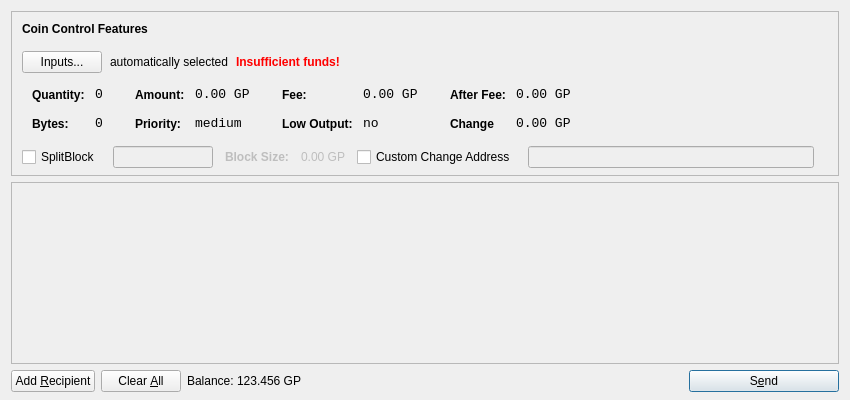
<?xml version="1.0" encoding="UTF-8"?>
<ui version="4.0">
 <class>SendCoinsDialog</class>
 <widget class="QDialog" name="SendCoinsDialog">
  <property name="geometry">
   <rect>
    <x>0</x>
    <y>0</y>
    <width>850</width>
    <height>400</height>
   </rect>
  </property>
  <property name="windowTitle">
   <string>Send Coins</string>
  </property>
  <layout class="QVBoxLayout" name="verticalLayout" stretch="0,1,0">
   <property name="bottomMargin">
    <number>8</number>
   </property>
   <item>
    <widget class="QFrame" name="frameCoinControl">
     <property name="sizePolicy">
      <sizepolicy hsizetype="Expanding" vsizetype="Expanding">
       <horstretch>0</horstretch>
       <verstretch>0</verstretch>
      </sizepolicy>
     </property>
     <property name="maximumSize">
      <size>
       <width>16777215</width>
       <height>16777215</height>
      </size>
     </property>
     <property name="frameShape">
      <enum>QFrame::StyledPanel</enum>
     </property>
     <property name="frameShadow">
      <enum>QFrame::Sunken</enum>
     </property>
     <layout class="QVBoxLayout" name="verticalLayoutCoinControl2">
      <property name="spacing">
       <number>-1</number>
      </property>
      <property name="leftMargin">
       <number>0</number>
      </property>
      <property name="topMargin">
       <number>0</number>
      </property>
      <property name="rightMargin">
       <number>0</number>
      </property>
      <property name="bottomMargin">
       <number>6</number>
      </property>
      <item>
       <layout class="QVBoxLayout" name="verticalLayoutCoinControl" stretch="0,0,0,0,1">
        <property name="spacing">
         <number>0</number>
        </property>
        <property name="leftMargin">
         <number>10</number>
        </property>
        <property name="topMargin">
         <number>10</number>
        </property>
        <item>
         <layout class="QHBoxLayout" name="horizontalLayoutCoinControl1">
          <property name="bottomMargin">
           <number>15</number>
          </property>
          <item>
           <widget class="QLabel" name="labelCoinControlFeatures">
            <property name="sizePolicy">
             <sizepolicy hsizetype="Preferred" vsizetype="Maximum">
              <horstretch>0</horstretch>
              <verstretch>0</verstretch>
             </sizepolicy>
            </property>
            <property name="font">
             <font>
              <weight>75</weight>
              <bold>true</bold>
             </font>
            </property>
            <property name="styleSheet">
             <string notr="true">font-weight:bold;</string>
            </property>
            <property name="text">
             <string>Coin Control Features</string>
            </property>
           </widget>
          </item>
         </layout>
        </item>
        <item>
         <layout class="QHBoxLayout" name="horizontalLayoutCoinControl2" stretch="0,0,0,0">
          <property name="spacing">
           <number>8</number>
          </property>
          <property name="bottomMargin">
           <number>10</number>
          </property>
          <item>
           <widget class="QPushButton" name="pushButtonCoinControl">
            <property name="styleSheet">
             <string notr="true"/>
            </property>
            <property name="text">
             <string>Inputs...</string>
            </property>
           </widget>
          </item>
          <item>
           <widget class="QLabel" name="labelCoinControlAutomaticallySelected">
            <property name="text">
             <string>automatically selected</string>
            </property>
            <property name="margin">
             <number>5</number>
            </property>
           </widget>
          </item>
          <item>
           <widget class="QLabel" name="labelCoinControlInsuffFunds">
            <property name="font">
             <font>
              <weight>75</weight>
              <bold>true</bold>
             </font>
            </property>
            <property name="styleSheet">
             <string notr="true">color:red;font-weight:bold;</string>
            </property>
            <property name="text">
             <string>Insufficient funds!</string>
            </property>
            <property name="margin">
             <number>5</number>
            </property>
           </widget>
          </item>
          <item>
           <spacer name="horizontalSpacerCoinControl">
            <property name="orientation">
             <enum>Qt::Horizontal</enum>
            </property>
            <property name="sizeHint" stdset="0">
             <size>
              <width>40</width>
              <height>1</height>
             </size>
            </property>
           </spacer>
          </item>
         </layout>
        </item>
        <item>
         <widget class="QWidget" name="widgetCoinControl" native="true">
          <property name="sizePolicy">
           <sizepolicy hsizetype="Preferred" vsizetype="Preferred">
            <horstretch>0</horstretch>
            <verstretch>0</verstretch>
           </sizepolicy>
          </property>
          <property name="minimumSize">
           <size>
            <width>0</width>
            <height>0</height>
           </size>
          </property>
          <property name="styleSheet">
           <string notr="true"/>
          </property>
          <layout class="QHBoxLayout" name="horizontalLayoutCoinControl5">
           <property name="margin">
            <number>0</number>
           </property>
           <item>
            <layout class="QHBoxLayout" name="horizontalLayoutCoinControl3" stretch="0,0,0,1">
             <property name="spacing">
              <number>20</number>
             </property>
             <property name="topMargin">
              <number>0</number>
             </property>
             <property name="bottomMargin">
              <number>10</number>
             </property>
             <item>
              <layout class="QFormLayout" name="formLayoutCoinControl1">
               <property name="horizontalSpacing">
                <number>10</number>
               </property>
               <property name="verticalSpacing">
                <number>14</number>
               </property>
               <property name="leftMargin">
                <number>10</number>
               </property>
               <property name="topMargin">
                <number>4</number>
               </property>
               <property name="rightMargin">
                <number>6</number>
               </property>
               <item row="0" column="0">
                <widget class="QLabel" name="labelCoinControlQuantityText">
                 <property name="styleSheet">
                  <string notr="true">font-weight:bold;</string>
                 </property>
                 <property name="text">
                  <string>Quantity:</string>
                 </property>
                 <property name="margin">
                  <number>0</number>
                 </property>
                </widget>
               </item>
               <item row="0" column="1">
                <widget class="QLabel" name="labelCoinControlQuantity">
                 <property name="font">
                  <font>
                   <family>Monospace</family>
                   <pointsize>10</pointsize>
                  </font>
                 </property>
                 <property name="cursor">
                  <cursorShape>IBeamCursor</cursorShape>
                 </property>
                 <property name="contextMenuPolicy">
                  <enum>Qt::ActionsContextMenu</enum>
                 </property>
                 <property name="text">
                  <string>0</string>
                 </property>
                 <property name="margin">
                  <number>0</number>
                 </property>
                 <property name="textInteractionFlags">
                  <set>Qt::LinksAccessibleByMouse|Qt::TextSelectableByKeyboard|Qt::TextSelectableByMouse</set>
                 </property>
                </widget>
               </item>
               <item row="1" column="0">
                <widget class="QLabel" name="labelCoinControlBytesText">
                 <property name="styleSheet">
                  <string notr="true">font-weight:bold;</string>
                 </property>
                 <property name="text">
                  <string>Bytes:</string>
                 </property>
                </widget>
               </item>
               <item row="1" column="1">
                <widget class="QLabel" name="labelCoinControlBytes">
                 <property name="font">
                  <font>
                   <family>Monospace</family>
                   <pointsize>10</pointsize>
                  </font>
                 </property>
                 <property name="cursor">
                  <cursorShape>IBeamCursor</cursorShape>
                 </property>
                 <property name="contextMenuPolicy">
                  <enum>Qt::ActionsContextMenu</enum>
                 </property>
                 <property name="text">
                  <string>0</string>
                 </property>
                 <property name="textInteractionFlags">
                  <set>Qt::LinksAccessibleByMouse|Qt::TextSelectableByKeyboard|Qt::TextSelectableByMouse</set>
                 </property>
                </widget>
               </item>
              </layout>
             </item>
             <item>
              <layout class="QFormLayout" name="formLayoutCoinControl2">
               <property name="horizontalSpacing">
                <number>10</number>
               </property>
               <property name="verticalSpacing">
                <number>14</number>
               </property>
               <property name="leftMargin">
                <number>6</number>
               </property>
               <property name="topMargin">
                <number>4</number>
               </property>
               <property name="rightMargin">
                <number>6</number>
               </property>
               <item row="0" column="0">
                <widget class="QLabel" name="labelCoinControlAmountText">
                 <property name="styleSheet">
                  <string notr="true">font-weight:bold;</string>
                 </property>
                 <property name="text">
                  <string>Amount:</string>
                 </property>
                 <property name="margin">
                  <number>0</number>
                 </property>
                </widget>
               </item>
               <item row="0" column="1">
                <widget class="QLabel" name="labelCoinControlAmount">
                 <property name="font">
                  <font>
                   <family>Monospace</family>
                   <pointsize>10</pointsize>
                  </font>
                 </property>
                 <property name="cursor">
                  <cursorShape>IBeamCursor</cursorShape>
                 </property>
                 <property name="contextMenuPolicy">
                  <enum>Qt::ActionsContextMenu</enum>
                 </property>
                 <property name="text">
                  <string>0.00 GP</string>
                 </property>
                 <property name="textInteractionFlags">
                  <set>Qt::LinksAccessibleByMouse|Qt::TextSelectableByKeyboard|Qt::TextSelectableByMouse</set>
                 </property>
                </widget>
               </item>
               <item row="1" column="0">
                <widget class="QLabel" name="labelCoinControlPriorityText">
                 <property name="styleSheet">
                  <string notr="true">font-weight:bold;</string>
                 </property>
                 <property name="text">
                  <string>Priority:</string>
                 </property>
                </widget>
               </item>
               <item row="1" column="1">
                <widget class="QLabel" name="labelCoinControlPriority">
                 <property name="font">
                  <font>
                   <family>Monospace</family>
                   <pointsize>10</pointsize>
                  </font>
                 </property>
                 <property name="cursor">
                  <cursorShape>IBeamCursor</cursorShape>
                 </property>
                 <property name="contextMenuPolicy">
                  <enum>Qt::ActionsContextMenu</enum>
                 </property>
                 <property name="text">
                  <string>medium</string>
                 </property>
                 <property name="textInteractionFlags">
                  <set>Qt::LinksAccessibleByMouse|Qt::TextSelectableByKeyboard|Qt::TextSelectableByMouse</set>
                 </property>
                </widget>
               </item>
              </layout>
             </item>
             <item>
              <layout class="QFormLayout" name="formLayoutCoinControl3">
               <property name="horizontalSpacing">
                <number>10</number>
               </property>
               <property name="verticalSpacing">
                <number>14</number>
               </property>
               <property name="leftMargin">
                <number>6</number>
               </property>
               <property name="topMargin">
                <number>4</number>
               </property>
               <property name="rightMargin">
                <number>6</number>
               </property>
               <item row="0" column="0">
                <widget class="QLabel" name="labelCoinControlFeeText">
                 <property name="styleSheet">
                  <string notr="true">font-weight:bold;</string>
                 </property>
                 <property name="text">
                  <string>Fee:</string>
                 </property>
                 <property name="margin">
                  <number>0</number>
                 </property>
                </widget>
               </item>
               <item row="0" column="1">
                <widget class="QLabel" name="labelCoinControlFee">
                 <property name="font">
                  <font>
                   <family>Monospace</family>
                   <pointsize>10</pointsize>
                  </font>
                 </property>
                 <property name="cursor">
                  <cursorShape>IBeamCursor</cursorShape>
                 </property>
                 <property name="contextMenuPolicy">
                  <enum>Qt::ActionsContextMenu</enum>
                 </property>
                 <property name="text">
                  <string>0.00 GP</string>
                 </property>
                 <property name="textInteractionFlags">
                  <set>Qt::LinksAccessibleByMouse|Qt::TextSelectableByKeyboard|Qt::TextSelectableByMouse</set>
                 </property>
                </widget>
               </item>
               <item row="1" column="0">
                <widget class="QLabel" name="labelCoinControlLowOutputText">
                 <property name="styleSheet">
                  <string notr="true">font-weight:bold;</string>
                 </property>
                 <property name="text">
                  <string>Low Output:</string>
                 </property>
                </widget>
               </item>
               <item row="1" column="1">
                <widget class="QLabel" name="labelCoinControlLowOutput">
                 <property name="font">
                  <font>
                   <family>Monospace</family>
                   <pointsize>10</pointsize>
                  </font>
                 </property>
                 <property name="cursor">
                  <cursorShape>IBeamCursor</cursorShape>
                 </property>
                 <property name="contextMenuPolicy">
                  <enum>Qt::ActionsContextMenu</enum>
                 </property>
                 <property name="text">
                  <string>no</string>
                 </property>
                 <property name="textInteractionFlags">
                  <set>Qt::LinksAccessibleByMouse|Qt::TextSelectableByKeyboard|Qt::TextSelectableByMouse</set>
                 </property>
                </widget>
               </item>
              </layout>
             </item>
             <item>
              <layout class="QFormLayout" name="formLayoutCoinControl4">
			   <property name="fieldGrowthPolicy">
			  	<enum>QFormLayout::AllNonFixedFieldsGrow</enum>
			   </property>
               <property name="horizontalSpacing">
                <number>10</number>
               </property>
               <property name="verticalSpacing">
                <number>14</number>
               </property>
               <property name="leftMargin">
                <number>6</number>
               </property>
               <property name="topMargin">
                <number>4</number>
               </property>
               <property name="rightMargin">
                <number>6</number>
               </property>
               <item row="0" column="0">
                <widget class="QLabel" name="labelCoinControlAfterFeeText">
                 <property name="styleSheet">
                  <string notr="true">font-weight:bold;</string>
                 </property>
                 <property name="text">
                  <string>After Fee:</string>
                 </property>
                 <property name="margin">
                  <number>0</number>
                 </property>
                </widget>
               </item>
               <item row="0" column="1">
                <widget class="QLabel" name="labelCoinControlAfterFee">
                 <property name="font">
                  <font>
                   <family>Monospace</family>
                   <pointsize>10</pointsize>
                  </font>
                 </property>
                 <property name="cursor">
                  <cursorShape>IBeamCursor</cursorShape>
                 </property>
                 <property name="contextMenuPolicy">
                  <enum>Qt::ActionsContextMenu</enum>
                 </property>
                 <property name="text">
                  <string>0.00 GP</string>
                 </property>
                 <property name="textInteractionFlags">
                  <set>Qt::LinksAccessibleByMouse|Qt::TextSelectableByKeyboard|Qt::TextSelectableByMouse</set>
                 </property>
                </widget>
               </item>
               <item row="1" column="0">
                <widget class="QLabel" name="labelCoinControlChangeText">
                 <property name="styleSheet">
                  <string notr="true">font-weight:bold;</string>
                 </property>
                 <property name="text">
                  <string>Change</string>
                 </property>
                </widget>
               </item>
               <item row="1" column="1">
                <widget class="QLabel" name="labelCoinControlChange">
                 <property name="font">
                  <font>
                   <family>Monospace</family>
                   <pointsize>10</pointsize>
                  </font>
                 </property>
                 <property name="cursor">
                  <cursorShape>IBeamCursor</cursorShape>
                 </property>
                 <property name="contextMenuPolicy">
                  <enum>Qt::ActionsContextMenu</enum>
                 </property>
                 <property name="text">
                  <string>0.00 GP</string>
                 </property>
                 <property name="textInteractionFlags">
                  <set>Qt::LinksAccessibleByMouse|Qt::TextSelectableByKeyboard|Qt::TextSelectableByMouse</set>
                 </property>
                </widget>
               </item>
              </layout>
             </item>
            </layout>
           </item>
          </layout>
         </widget>
        </item>
        <item>
         <layout class="QHBoxLayout" name="horizontalLayoutCoinControl4" stretch="0,0,0,0">
          <property name="spacing">
           <number>12</number>
          </property>
          <property name="sizeConstraint">
           <enum>QLayout::SetDefaultConstraint</enum>
          </property>
          <property name="topMargin">
           <number>5</number>
          </property>
          <property name="rightMargin">
           <number>5</number>
          </property>
          <item>
		   <widget class="QCheckBox" name="splitBlockCheckBox">
            <property name="text">
             <string>SplitBlock</string>
            </property>
           </widget>
          </item>
          <item>
           <widget class="QLineEdit" name="splitBlockLineEdit">
            <property name="enabled">
             <bool>false</bool>
            </property>
            <property name="sizePolicy">
             <sizepolicy hsizetype="Fixed" vsizetype="Fixed">
              <horstretch>0</horstretch>
              <verstretch>0</verstretch>
             </sizepolicy>
            </property>
            <property name="maximumSize">
             <size>
              <width>100</width>
              <height>16777215</height>
             </size>
            </property>
           </widget>
          </item>
          <item>
           <widget class="QLabel" name="labelBlockSizeText">
            <property name="enabled">
             <bool>false</bool>
            </property>
            <property name="font">
             <font>
              <weight>75</weight>
              <bold>true</bold>
             </font>
            </property>
            <property name="text">
             <string>Block Size:</string>
            </property>
           </widget>
          </item>
          <item>
           <widget class="QLabel" name="labelBlockSize">
            <property name="enabled">
             <bool>false</bool>
            </property>
            <property name="text">
             <string>0.00 GP</string>
            </property>
           </widget>
          </item>
          <item>
           <widget class="QCheckBox" name="checkBoxCoinControlChange">
            <property name="text">
             <string>Custom Change Address</string>
            </property>
           </widget>
          </item>
          <item>
           <widget class="QLineEdit" name="lineEditCoinControlChange">
            <property name="enabled">
             <bool>false</bool>
            </property>
            <property name="sizePolicy">
             <sizepolicy hsizetype="Expanding" vsizetype="Fixed">
              <horstretch>0</horstretch>
              <verstretch>0</verstretch>
             </sizepolicy>
            </property>
           </widget>
          </item>
          <item>
           <widget class="QLabel" name="labelCoinControlChangeLabel">
            <property name="sizePolicy">
             <sizepolicy hsizetype="Preferred" vsizetype="Expanding">
              <horstretch>0</horstretch>
              <verstretch>0</verstretch>
             </sizepolicy>
            </property>
            <property name="minimumSize">
             <size>
              <width>0</width>
              <height>0</height>
             </size>
            </property>
            <property name="text">
             <string/>
            </property>
            <property name="margin">
             <number>3</number>
            </property>
           </widget>
          </item>
         </layout>
        </item>
        <item>
         <spacer name="verticalSpacerCoinControl">
          <property name="orientation">
           <enum>Qt::Vertical</enum>
          </property>
          <property name="sizeHint" stdset="0">
           <size>
            <width>800</width>
            <height>1</height>
           </size>
          </property>
         </spacer>
        </item>
       </layout>
      </item>
     </layout>
    </widget>
   </item>
   <item>
    <widget class="QScrollArea" name="scrollArea">
     <property name="widgetResizable">
      <bool>true</bool>
     </property>
     <widget class="QWidget" name="scrollAreaWidgetContents">
      <property name="geometry">
       <rect>
        <x>0</x>
        <y>0</y>
        <width>830</width>
        <height>151</height>
       </rect>
      </property>
      <layout class="QVBoxLayout" name="verticalLayout_2">
       <property name="margin">
        <number>0</number>
       </property>
       <item>
        <layout class="QVBoxLayout" name="entries">
         <property name="spacing">
          <number>6</number>
         </property>
        </layout>
       </item>
       <item>
        <spacer name="verticalSpacer">
         <property name="orientation">
          <enum>Qt::Vertical</enum>
         </property>
         <property name="sizeHint" stdset="0">
          <size>
           <width>20</width>
           <height>40</height>
          </size>
         </property>
        </spacer>
       </item>
      </layout>
     </widget>
    </widget>
   </item>
   <item>
    <layout class="QHBoxLayout" name="horizontalLayout">
     <item>
      <widget class="QPushButton" name="addButton">
       <property name="toolTip">
        <string>Send to multiple recipients at once</string>
       </property>
       <property name="text">
        <string>Add &amp;Recipient</string>
       </property>
       <property name="icon">
        <iconset resource="../bitcoin.qrc">
         <normaloff>:/icons/add</normaloff>:/icons/add</iconset>
       </property>
       <property name="autoDefault">
        <bool>false</bool>
       </property>
      </widget>
     </item>
     <item>
      <widget class="QPushButton" name="clearButton">
       <property name="sizePolicy">
        <sizepolicy hsizetype="Minimum" vsizetype="Fixed">
         <horstretch>0</horstretch>
         <verstretch>0</verstretch>
        </sizepolicy>
       </property>
       <property name="toolTip">
        <string>Remove all transaction fields</string>
       </property>
       <property name="text">
        <string>Clear &amp;All</string>
       </property>
       <property name="icon">
        <iconset resource="../bitcoin.qrc">
         <normaloff>:/icons/remove</normaloff>:/icons/remove</iconset>
       </property>
       <property name="autoRepeatDelay">
        <number>300</number>
       </property>
       <property name="autoDefault">
        <bool>false</bool>
       </property>
      </widget>
     </item>
     <item>
      <layout class="QHBoxLayout" name="horizontalLayout_2">
       <property name="spacing">
        <number>3</number>
       </property>
       <item>
        <widget class="QLabel" name="label">
         <property name="sizePolicy">
          <sizepolicy hsizetype="Preferred" vsizetype="Fixed">
           <horstretch>0</horstretch>
           <verstretch>0</verstretch>
          </sizepolicy>
         </property>
         <property name="text">
          <string>Balance:</string>
         </property>
        </widget>
       </item>
       <item>
        <widget class="QLabel" name="labelBalance">
         <property name="sizePolicy">
          <sizepolicy hsizetype="Preferred" vsizetype="Fixed">
           <horstretch>0</horstretch>
           <verstretch>0</verstretch>
          </sizepolicy>
         </property>
         <property name="cursor">
          <cursorShape>IBeamCursor</cursorShape>
         </property>
         <property name="text">
          <string>123.456 GP</string>
         </property>
         <property name="textInteractionFlags">
          <set>Qt::LinksAccessibleByMouse|Qt::TextSelectableByKeyboard|Qt::TextSelectableByMouse</set>
         </property>
        </widget>
       </item>
      </layout>
     </item>
     <item>
      <spacer name="horizontalSpacer">
       <property name="orientation">
        <enum>Qt::Horizontal</enum>
       </property>
       <property name="sizeHint" stdset="0">
        <size>
         <width>40</width>
         <height>20</height>
        </size>
       </property>
      </spacer>
     </item>
     <item>
      <widget class="QPushButton" name="sendButton">
       <property name="minimumSize">
        <size>
         <width>150</width>
         <height>0</height>
        </size>
       </property>
       <property name="toolTip">
        <string>Confirm the send action</string>
       </property>
       <property name="text">
        <string>S&amp;end</string>
       </property>
       <property name="icon">
        <iconset resource="../bitcoin.qrc">
         <normaloff>:/icons/send</normaloff>:/icons/send</iconset>
       </property>
       <property name="default">
        <bool>true</bool>
       </property>
      </widget>
     </item>
    </layout>
   </item>
  </layout>
 </widget>
 <resources>
  <include location="../bitcoin.qrc"/>
 </resources>
 <connections/>
</ui>
